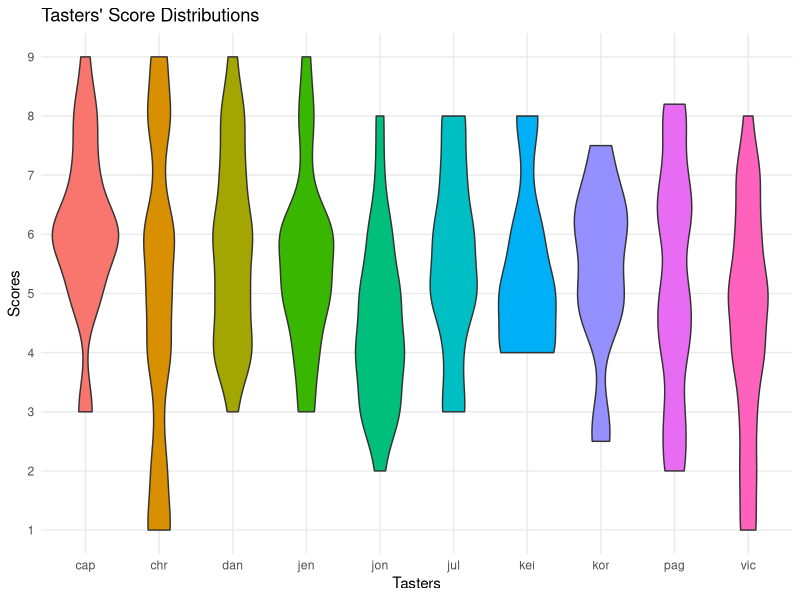

The R script that drew this image:
## ---- chunk 1
knitr::opts_chunk$set(echo = TRUE)
library(knitr)
library(tidyverse)
## ---- chunk 2
# Record the data. Each person tasted 22 samples.
raw <- data.frame(
  pos = 1:22,
  beerid = c("a", "b", "c", "d", "e", "f", "g", "h", "i", "j", "k",
             "f", "h", "j", "a", "c", "b", "d", "g", "k", "i", "e"),
  vic = c(7,3,5,6,2,4,5,3,6,1,5,6,2,1,4,5,4,7,4,7,8,5),
  pag = c(7,6,3,8,3,5,5,6,6.5,4.5,4,8,5,2,8.2,4.3,2.5,7.3,4,6.5,6.5,2),
  jon = c(4,5,5,8,3,5,4,6,4,2,3,7,4,3,5,3,5,6,4,4,6,3),
  kei = c(8,5,4,5,4,6,4,4,8,8,5,6,5,7,5,4,6,5,4,5,6,4),
  dan = c(4,5,8,4,3,5,6,4,4,6,8,8,5,7,6,7,9,6,5,7,4,6),
  jul = c(8,5,6,6,3,7,5,6,8,4,5,8,5,3,7,3,5,6,5,7,6,4),
  kor = c(6,6.5,7.5,4.5,2.5,4.5,5,5,6.5,2.5,7.5,4.5,6,3,5,7,5.5,6.5,6,6.5,6,5),
  cap = c(5,7,9,6,6,6,7,6,8,3,8,5,6,7,6,6,8,5,6,5,3,6),
  jen = c(5,6,8,5,4,6,5,7,8,6,6,5,3,4,5,6,9,5,4,6,6,3),
  chr = c(2,9,4,5,1,8,4,5,6,8,3,5,1,8,6,4,9,6,1,7,6,2)
)

# Enter in the beer information
beers <- data.frame(
  beerid = c("a", "b", "c", "d", "e", "f", "g", "h", "i", "j", "k"),
  name = c("Lost Coast 8-ball", "Southern Tier Chocolate", "Duclaw 865 Coffee",
           "Guiness Extra", "North Coast Old Rasputin Imperial",
           "Duck Rabbit Milk", "Great Divide Yeti Imperial", 
           "Olde Hickory Hickory Stick", "Left Hand Milk",
           "New Holland Dragon's Milk Bourbon Barrel Aged", 
           "Left Hand Bittersweet Imperial Coffee"),
  raw_price = c(1.99,8.99,1.99,1.25,3.49,1.5,9.99,2.79,2.49,7.99,4.49),
  size = c(12, 22, 12, 11.2, 12, 12, 22, 12, 12, 22, 12),
  abv = c(5.8,11,6.9,5.6,9,5.7,9.5,5,6,11,8.9)
) %>% 
  mutate(price = raw_price/size)

# Convert the raw data into a more tidyverse-friendly version (long not wide)
raw_long <- raw %>% 
  gather(key = taster, value = score, -pos, -beerid)
## ---- chunk 3
ggplot(raw_long) +
  geom_violin(aes(x = taster, y = score, fill = taster), bw = 0.5) +
  scale_y_continuous(breaks = 1:10, minor_breaks = 1:10) +
  labs(x = "Tasters", y = "Scores",
       title = "Tasters' Score Distributions") +
  theme_minimal() +
  theme(legend.position = "none")
## ---- chunk 4
raw_long %>%
  group_by(taster, beerid) %>% 
  summarize(d = max(score)-min(score)) %>% 
  group_by(taster) %>% 
  summarize(mean = mean(d), min = min(d), max = max(d)) %>%
  arrange(mean) %>% 
kable(digits = 1, caption = "Difference in Scores for the same Beer")
## ---- chunk 5
std_long <- raw_long %>% 
  group_by(taster) %>% 
  mutate(score_std = (score-min(score))/(max(score)-min(score))*9 + 1)

std_long %>%
  group_by(taster, beerid) %>% 
  summarize(d = max(score_std)-min(score_std)) %>% 
  group_by(taster) %>% 
  summarize(mean = mean(d), min = min(d), max = max(d)) %>%
  arrange(mean) %>% 
kable(digits = 1, caption = "Difference in Scores for the same Beer")
